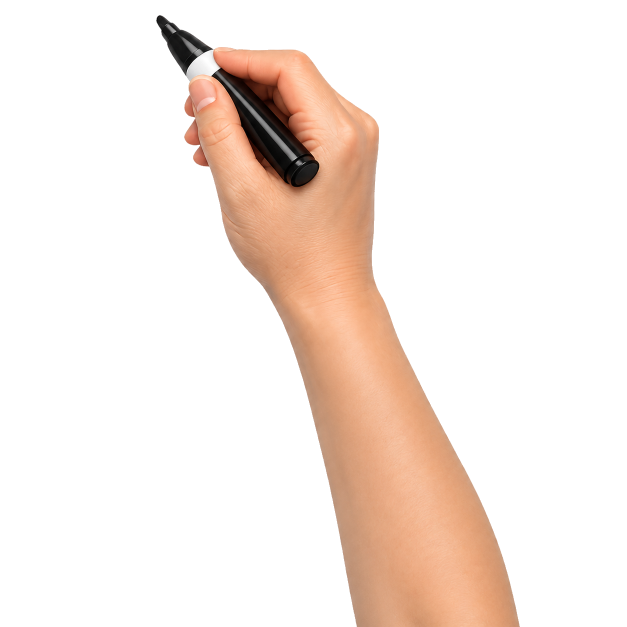
#> input picture whiteboard/assets/hand/source/hand_long_source.png, 1254 x 1254 px (shown at 1/2 size)
$ python -i slice_sheet.py   (imports and definitions only)
#> lines starting #> are read from the running program, lines starting #| are printed output that depends on the picture; after the words box and inside, x2 and y2 are one past the last pixel; in counts of white or black regions, pixels touching at a corner belong together
#> further down, picture is the input picture: PIL image 1254x1254 RGBA; mean R, G, B, A 45.4, 33.5, 26.5, 54.5
#!/usr/bin/env python3
"""Slice an AI-generated sprite sheet into transparent animation frames.

Designed for flat marker-style artwork on a plain (even gradient) backdrop:
light stones / bright saturated accents / near-black ink outlines. The matte
keeps ink and subject pixels and removes backdrop-coloured pixels even inside
the protective ring around outlines, so frames sit on the board with clean
black lines and no grey halo.

Usage::

    python3 tools/slice_sheet.py sheet.png --prefix arch_fall --cols 3 --rows 2
"""

from __future__ import annotations

import argparse
import sys
from pathlib import Path

import numpy as np
from PIL import Image, ImageFilter

WHITEBOARD_ROOT = Path(__file__).resolve().parents[1]
OUT_DIR = WHITEBOARD_ROOT / "assets" / "images"


def dilate(mask: np.ndarray, rounds: int) -> np.ndarray:
    for _ in range(rounds):
        padded = np.pad(mask, 1, mode="constant")
        mask = (padded[:-2, 1:-1] | padded[2:, 1:-1] | padded[1:-1, :-2] |
                padded[1:-1, 2:] | padded[1:-1, 1:-1] | padded[:-2, :-2] |
                padded[:-2, 2:] | padded[2:, :-2] | padded[2:, 2:])
    return mask


def matte(image: Image.Image, ink_max_lum: int = 42, light_min_lum: int = 118,
          accent_sat: float = 0.30, accent_min_lum: int = 100,
          reach: int = 12) -> Image.Image:
    """Alpha-matte marker artwork off a plain dark(ish) backdrop."""
#> called with ink_max_lum = 42, light_min_lum = 118, accent_sat = 0.3, accent_min_lum = 100, reach = 12
    arr = np.asarray(image.convert("RGB")).astype(np.int32)
    r, g, b = arr[..., 0], arr[..., 1], arr[..., 2]
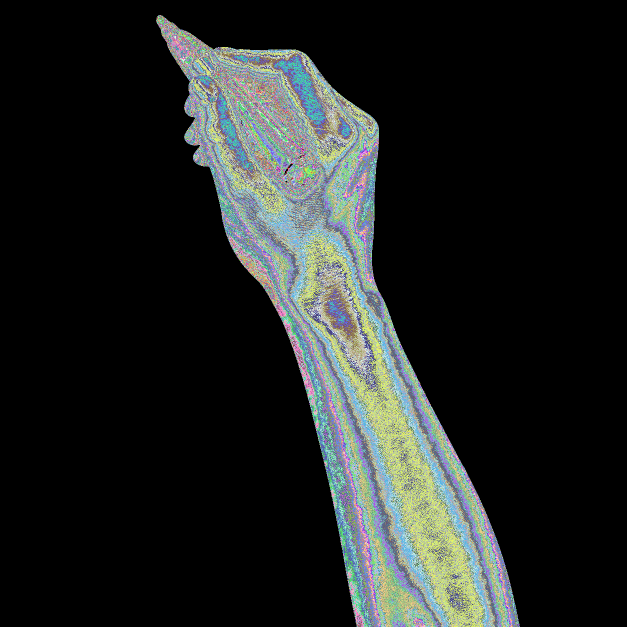
#> r: shape (1254, 1254) int32 (shown at 1/2 size); 256 distinct labels, from 0 to 255; one colour per label, 0 black
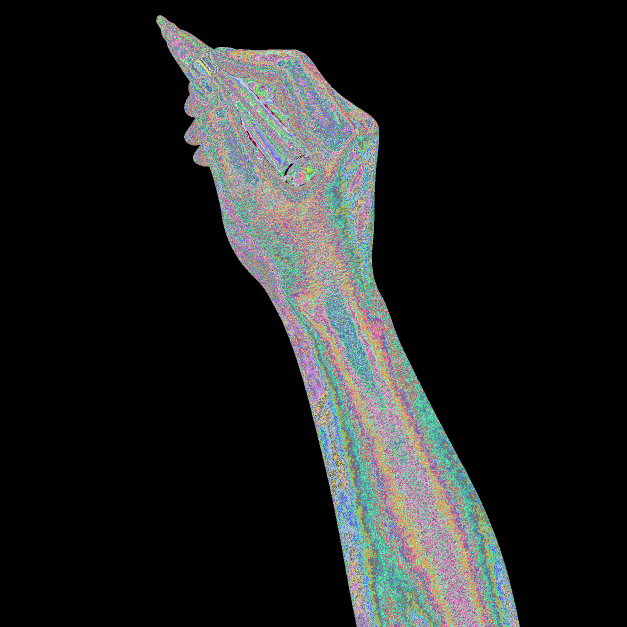
#> g: shape (1254, 1254) int32 (shown at 1/2 size); 256 distinct labels, from 0 to 255; one colour per label, 0 black
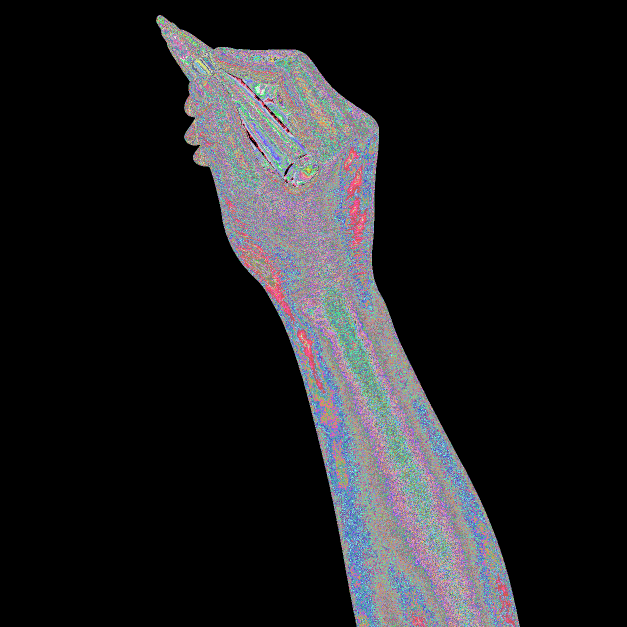
#> b: shape (1254, 1254) int32 (shown at 1/2 size); 256 distinct labels, from 0 to 255; one colour per label, 0 black
    lum = (r * 299 + g * 587 + b * 114) // 1000
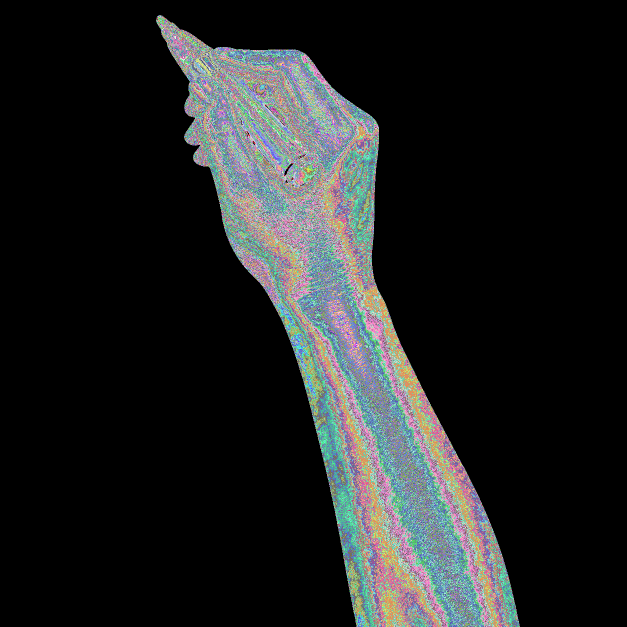
#> lum: shape (1254, 1254) int32 (shown at 1/2 size); 256 distinct labels, from 0 to 255; one colour per label, 0 black
    mx = arr.max(axis=2)
#> mx: shape (1254, 1254) int32; 256 distinct labels, from 0 to 255
    sat = (mx - arr.min(axis=2)) / np.maximum(mx, 1)

    subject = (lum > light_min_lum) | ((sat > accent_sat) & (lum > accent_min_lum))
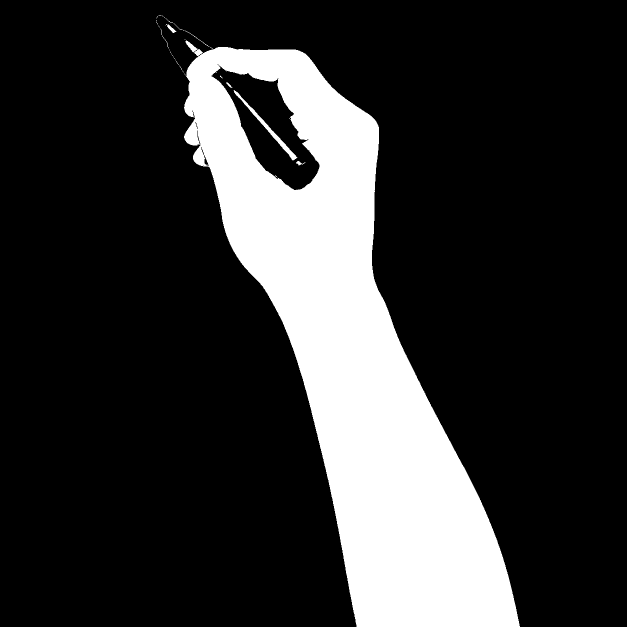
#> subject: shape (1254, 1254) bool (shown at 1/2 size); 19.7% white; 40 white regions (33 under 20 px), largest, box (x1, y1, x2, y2) and area: (368, 81, 1040, 1254) 307522, (467, 180, 595, 321) 1333, (334, 49, 353, 66) 121
    region = dilate(subject, reach)
#> after the loop in dilate, `for _ in range(rounds):`:
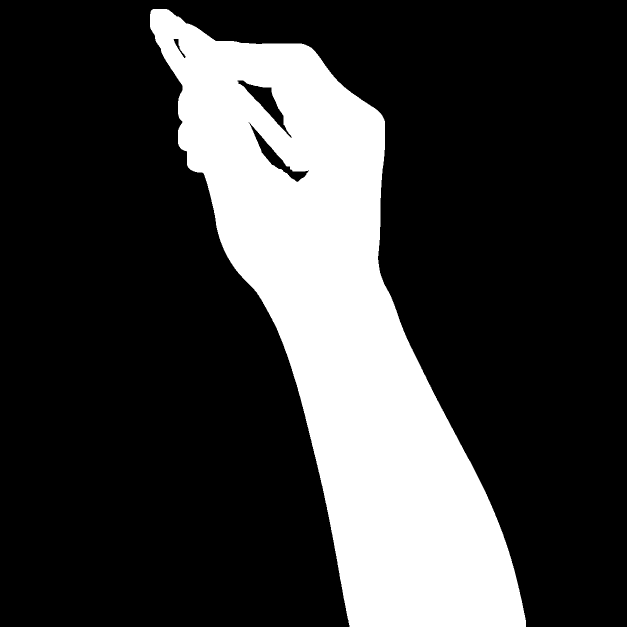
#> mask: shape (1254, 1254) bool (shown at 1/2 size); 23.8% white; 1 white region, box (x1, y1, x2, y2) and area: (300, 18, 1052, 1254) 374839
    ink = lum <= ink_max_lum
#> ink: shape (1254, 1254) bool; 79.9% white; 17 black regions (8 under 20 px), largest, box (x1, y1, x2, y2) and area: (312, 30, 1040, 1254) 315753, (329, 47, 353, 68) 215, (541, 218, 576, 256) 178
    keep = region & (subject | ink)
#> keep: shape (1254, 1254) bool; 23.4% white; 9 white regions (6 under 20 px), largest, box (x1, y1, x2, y2) and area: (300, 18, 1052, 1254) 368182, (452, 165, 465, 176) 46, (544, 178, 548, 192) 20
    # Heal anti-aliased seams between ink and subject without re-adding backdrop.
    keep = dilate(keep, 1) & region
#> keep: shape (1254, 1254) bool; 23.7% white; 3 white regions, box (x1, y1, x2, y2) and area: (300, 18, 1052, 1254) 371826, (544, 177, 549, 193) 55, (545, 172, 551, 176) 22

    alpha = (keep * 255).astype(np.uint8)
    rgba = np.dstack([np.asarray(image.convert("RGB")), alpha])
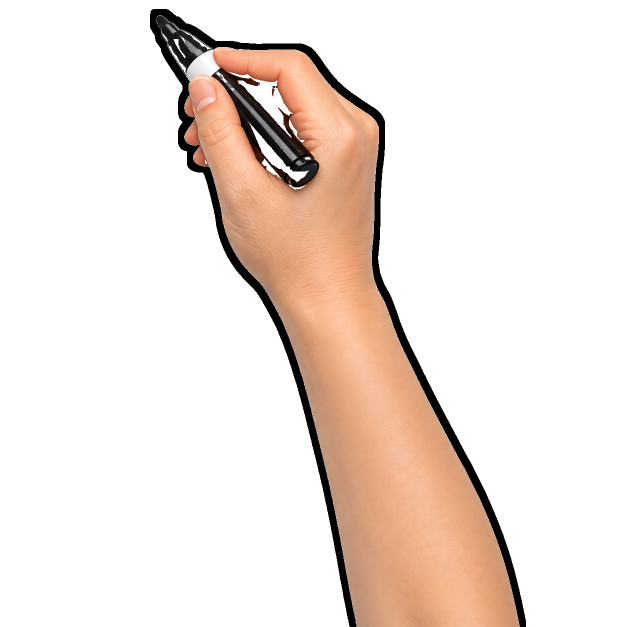
#> rgba: shape (1254, 1254, 4) (shown at 1/2 size); mean R, G, B, A 45.4, 33.5, 26.5, 60.3; transparent parts drawn white
    result = Image.fromarray(rgba, "RGBA")
    result.putalpha(result.getchannel("A").filter(ImageFilter.GaussianBlur(0.8)))
    return result


def main() -> None:
    parser = argparse.ArgumentParser(description=__doc__)
    parser.add_argument("sheet", type=Path)
    parser.add_argument("--prefix", required=True, help="output name prefix, e.g. arch_fall")
    parser.add_argument("--cols", type=int, default=3)
    parser.add_argument("--rows", type=int, default=2)
    parser.add_argument("--ink-max-lum", type=int, default=42)
    parser.add_argument("--out-dir", type=Path, default=OUT_DIR)
    args = parser.parse_args()

    sheet = matte(Image.open(args.sheet), ink_max_lum=args.ink_max_lum)
    width, height = sheet.size
    args.out_dir.mkdir(parents=True, exist_ok=True)
    count = 0
    for row in range(args.rows):
        for col in range(args.cols):
            cell = sheet.crop((col * width // args.cols, row * height // args.rows,
                               (col + 1) * width // args.cols, (row + 1) * height // args.rows))
            count += 1
            path = args.out_dir / f"{args.prefix}_{count}.png"
            cell.save(path)
            print(f"wrote {path.name}")
    print(f"{count} frames from {args.sheet.name}")


# [2 lines not run here, left out]

>>> from PIL import Image
>>> picture = Image.open('../assets/hand/source/hand_long_source.png')
>>> result = matte(picture)
